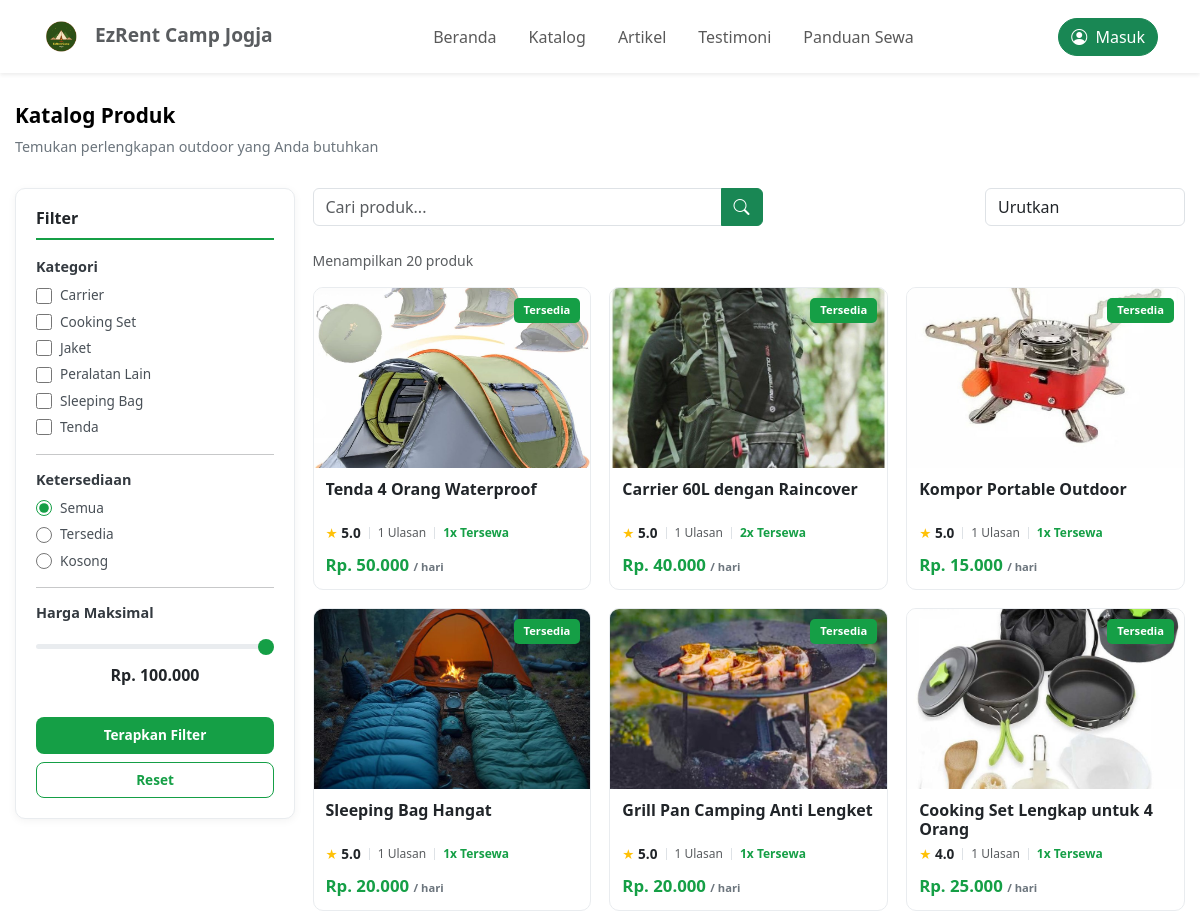
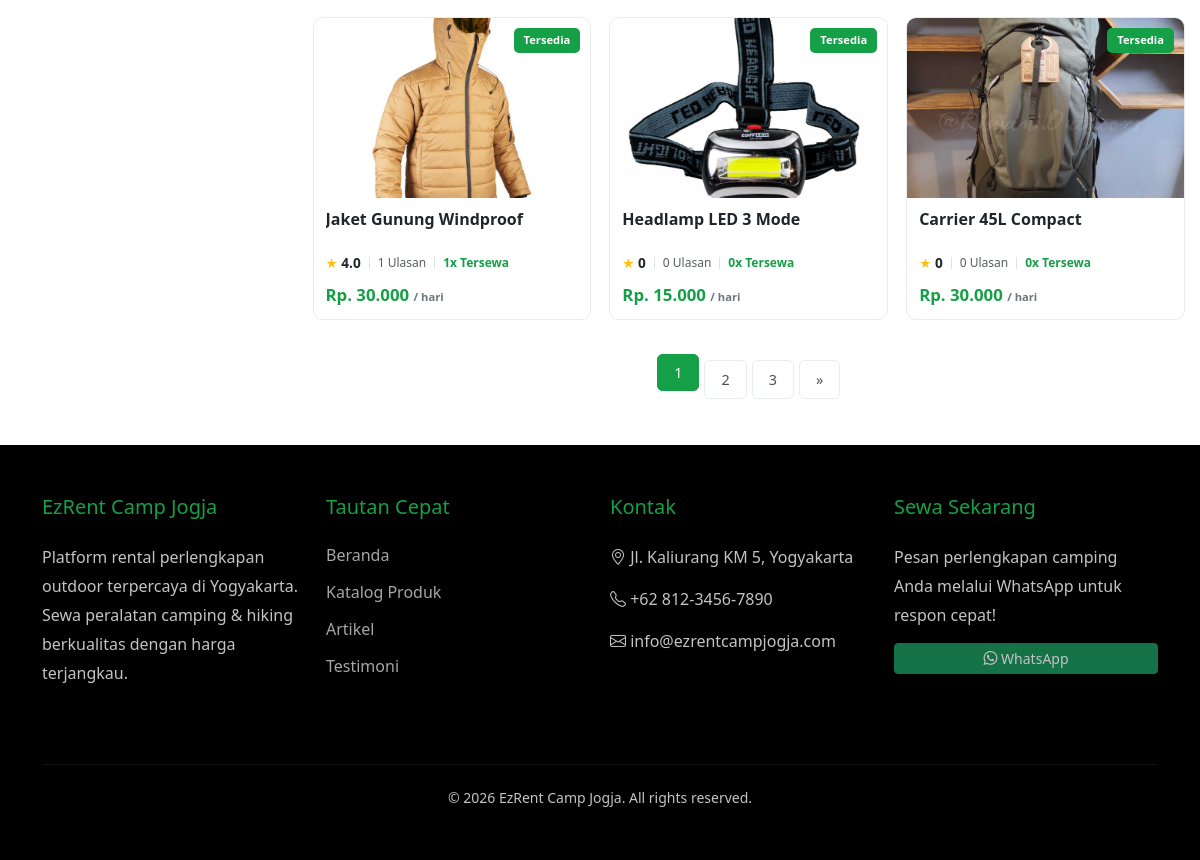
Page /index.php/katalog on the committed database (2 pictures, top to bottom).
### tables this page shows
CREATE TABLE `kategori` (
  `id_kategori` int(11) NOT NULL,
  `nama_kategori` varchar(50) DEFAULT NULL,
  `deskripsi` text DEFAULT NULL,
  `gambar` varchar(255) DEFAULT NULL,
  `status` varchar(20) DEFAULT NULL,
  `created_at` timestamp NOT NULL DEFAULT current_timestamp(),
  `updated_at` timestamp NOT NULL DEFAULT current_timestamp() ON UPDATE current_timestamp()
);

CREATE TABLE `produk` (
  `id_produk` int(11) NOT NULL,
  `id_kategori` int(11) DEFAULT NULL,
  `kode_produk` varchar(20) DEFAULT NULL,
  `nama_produk` varchar(100) DEFAULT NULL,
  `deskripsi` text DEFAULT NULL,
  `spesifikasi` text DEFAULT NULL,
  `harga` decimal(10,2) DEFAULT NULL,
  `stok` int(11) DEFAULT NULL,
  `stok_tersedia` int(11) DEFAULT NULL,
  `kondisi` varchar(20) DEFAULT NULL,
  `status` varchar(20) DEFAULT NULL,
  `rating` decimal(2,1) DEFAULT NULL,
  `jumlah_review` int(11) DEFAULT NULL,
  `jumlah_disewa` int(11) DEFAULT NULL,
  `is_recommended` tinyint(1) DEFAULT NULL,
  `created_at` timestamp NOT NULL DEFAULT current_timestamp(),
  `updated_at` timestamp NOT NULL DEFAULT current_timestamp() ON UPDATE current_timestamp()
);

### index.php (called while the page is built, shortened)
<?php
require_once BASEPATH.'core/CodeIgniter.php';

### application/models/Produk_model.php (called while the page is built, shortened)
<?php
class Produk_model extends CI_Model {
    public function get_all_kategori()
    {
        return $this->db
            ->select('id_kategori, nama_kategori')
            ->from('kategori')
            ->order_by('nama_kategori', 'ASC')
            ->get()
            ->result_array();
    }
private function _apply_filter($params)
{
    $this->db->from('produk p');
    $this->db->join('kategori k', 'p.id_kategori = k.id_kategori', 'left');
    $this->db->where('p.status', 'tersedia');
    $this->db->where('p.harga >=', $params['min_harga']);
    $this->db->where('p.harga <=', $params['max_harga']);
}
public function get_produk_katalog($params = [], $limit = null, $offset = null)
{
    $this->db->select('p.*, k.nama_kategori');
    $this->db->select('(SELECT IFNULL(AVG(r.rating), 0) FROM review r WHERE r.id_produk = p.id_produk AND r.status = "approved") as rating');
    $this->db->select('(SELECT COUNT(*) FROM review r WHERE r.id_produk = p.id_produk AND r.status = "approved") as jumlah_review');
    $this->db->select('(SELECT COUNT(*) FROM transaksi t WHERE t.id_produk = p.id_produk AND t.status = "selesai") as jumlah_disewa');
    if (!empty($params['sort'])) {
        switch ($params['sort']) {
            case 'harga_terendah': $this->db->order_by('p.harga', 'ASC'); break;
            case 'harga_tertinggi': $this->db->order_by('p.harga', 'DESC'); break;
            case 'rating_tertinggi': $this->db->order_by('p.rating', 'DESC'); break;
            default: $this->db->order_by('p.id_produk', 'DESC'); break;
        }
    } else {
        $this->db->order_by('p.rating', 'DESC');
    }
    if ($limit !== null) {
        $this->db->limit($limit, $offset);
    }
    $produk = $this->db->get()->result_array();
    return $produk;
}
    public function get_foto_utama($id_produk)
    {
        $this->db->select('nama_file');
        $this->db->where('id_produk', $id_produk);
        $this->db->order_by('id_foto', 'DESC');
        $this->db->limit(1);
        $result = $this->db->get('foto_produk')->row();
        return $result ? $result->nama_file : 'default.jpg';
    }
}

### application/views/katalog/index.php (the view, shortened to what this page needs)
<div class="container-katalog">
    <h3 class="page-title">Katalog Produk</h3>
    <p class="subtitle">Temukan perlengkapan outdoor yang Anda butuhkan</p>
    <form method="GET" action="<?= site_url('katalog') ?>" id="filterForm">
        <div class="row">
            <div class="col-lg-3">
                <div class="filter-sidebar">
                    <h3>Filter</h3>
                    <div class="filter-group">
                        <h4>Kategori</h4>
                        <?php if (isset($kategori_list)): foreach ($kategori_list as $kat): ?>
                            <label>
                                <input type="checkbox" name="kategori[]" value="<?= $kat['id_kategori'] ?>"
                                    <?= in_array($kat['id_kategori'], $current_filter['kategori'] ?? []) ? 'checked' : '' ?>
                                    onchange="this.form.submit()">
                                <?= html_escape($kat['nama_kategori']) ?>
                            </label>
                        <?php endforeach; endif; ?>
                    </div>
                    <hr>
                    <div class="filter-group">
                        <h4>Ketersediaan</h4>
                        <?php $curr_ket = $current_filter['ketersediaan'] ?? 'semua'; ?>
                        <label><input type="radio" name="ketersediaan" value="semua" <?= $curr_ket == 'semua' ? 'checked' : '' ?> onchange="this.form.submit()"> Semua</label>
                        <label><input type="radio" name="ketersediaan" value="tersedia" <?= $curr_ket == 'tersedia' ? 'checked' : '' ?> onchange="this.form.submit()"> Tersedia</label>
                        <label><input type="radio" name="ketersediaan" value="kosong" <?= $curr_ket == 'kosong' ? 'checked' : '' ?> onchange="this.form.submit()"> Kosong</label>
                    </div>
                    <hr>
                    <div class="filter-group">
                        <h4>Harga Maksimal</h4>
                        <input type="range" id="harga_range_slider" name="max_harga" class="range-slider-custom"
                               min="0" max="100000" step="1000"
                               value="<?= html_escape($current_filter['max_harga'] ?? 100000) ?>"
                               oninput="updateHargaDisplay(this.value, 'harga_val_display')">
                        <div class="text-center mt-2">
                            <strong id="harga_val_display">Rp. <?= number_format($current_filter['max_harga'] ?? 100000, 0, ',', '.') ?></strong>
                        </div>
                    </div>
                    <div class="filter-actions">
                        <button type="submit" class="apply-filter-btn">Terapkan Filter</button>
                        <a href="<?= site_url('katalog') ?>" class="reset-filter-btn">Reset</a>
                    </div>
                </div>
            </div>
           <div class="col-lg-9">
    <div class="d-flex justify-content-between align-items-center mb-4" style="gap:10px; flex-wrap: wrap;">
        <div style="flex-grow: 1; max-width: 450px;">
            <form action="<?= base_url('katalog') ?>" method="GET">
                <div class="input-group">
                    <input type="text" name="cari" class="form-control" placeholder="Cari produk..."
                           value="<?= html_escape($current_filter['cari'] ?? '') ?>" autocomplete="off">
                    <button class="btn btn-success" type="submit">
                        <i class="bi bi-search"></i> <span class="d-none d-sm-inline"></span>
                    </button>
                </div>
            </form>
        </div>
                    <select name="sort" class="form-control" style="width: 200px;" onchange="this.form.submit()">
                        <option value="">Urutkan</option>
                    </select>
                </div>
                <p class="text-muted small">Menampilkan <?= $jumlah_produk ?? 0 ?> produk</p>
                <div class="product-grid">
                <?php if (!empty($produk_list)): foreach ($produk_list as $p): ?>
                    <?php
                        $foto = !empty($p['foto_utama']) ? $p['foto_utama'] : 'default.jpg';
                        $sisa_stok = isset($p['stok_tersedia']) ? $p['stok_tersedia'] : ($p['stok'] ?? 0);
                    ?>
                    <a href="<?= site_url('produk/detail/'.$p['id_produk']) ?>" class="product-card">
                        <div class="product-image">
                            <span class="<?= $sisa_stok > 0 ? 'label-recommended' : 'label-discount' ?>">
                                <?= $sisa_stok > 0 ? 'Tersedia' : 'Habis' ?>
                            </span>
                            <img src="<?= base_url('assets/img/produk/'.$foto) ?>?v=<?= time(); ?>"
                                 alt="<?= html_escape($p['nama_produk']) ?>"
                                 style="width: 100%; height: 100%; object-fit: cover;"
                                 onerror="this.onerror=null;this.src='<?= base_url('assets/img/produk/default.jpg') ?>';">
                        </div>
                        <div class="product-info">
                            <h6 style="font-weight: 700; margin-bottom: 5px; height: 2.4em; overflow: hidden;">
                                <?= html_escape($p['nama_produk']) ?>
                            </h6>
                            <div class="d-flex align-items-center mb-2" style="gap: 8px;">
                                <div style="font-size: 0.85rem;">
                                    <span style="color:#ffc107">★</span>
                                    <strong><?= ($p['rating'] > 0) ? number_format($p['rating'], 1) : '0' ?></strong>
                                </div>
                                <div class="text-muted" style="font-size: 0.75rem;">
                                    <?= $p['jumlah_review'] ?> Ulasan
                                </div>
                                <div style="font-size: 0.75rem; color: #159f46; font-weight: 600;">
                                    <?= $p['jumlah_disewa'] ?>x Tersewa
                                </div>
                            </div>
                            <p class="product-price" style="margin-bottom: 0;">
                                Rp. <?= number_format($p['harga'], 0, ',', '.') ?>
                                <small style="font-size: 0.7rem; color: #6c757d;">/ hari</small>
                            </p>
                        </div>
                    </a>
                <?php endforeach; endif; ?>
            </div>
                <div class="pagination-container">
                <?php echo $pagination_links; ?>
            </div>
            </div>
        </div>
    </form>
</div>

### assets/css/ezrentcamp.css (style rules this page uses)
* { margin: 0; padding: 0; box-sizing: border-box; }
body { font-family: 'Segoe UI', Tahoma, Geneva, Verdana, sans-serif; }
.container-katalog { padding: 50px 15px; }
.container-katalog .page-title { font-size: 2.5rem; font-weight: 700; color: #159f46; margin-bottom: 0.5rem; }
.container-katalog .subtitle { color: #6c757d; margin-bottom: 30px; }
.filter-sidebar { width: 280px; min-width: 280px; padding: 20px; border: 1px solid #e9ecef; border-radius: 10px; background-color: #fff; box-shadow: 0 4px 10px rgba(0,0,0,0.05); }
.filter-sidebar h3 { border-bottom: 2px solid #159f46; padding-bottom: 10px; margin-bottom: 20px; font-size: 1.5rem; }
.filter-group { margin-bottom: 25px; }
.filter-group h4 { font-size: 1.1rem; font-weight: 600; color: #343a40; margin-bottom: 10px; }
.filter-group label { display: block; font-weight: normal; font-size: 0.95rem; cursor: pointer; }
.filter-group input[type="checkbox"] { margin-right: 5px; }
.filter-actions { margin-top: 30px; }
.apply-filter-btn { width: 100%; padding: 10px; border: none; border-radius: 5px; background-color: #159f46; color: white; font-weight: 600; cursor: pointer; margin-bottom: 10px; }
.reset-filter-btn { display: block; width: 100%; text-align: center; text-decoration: none; color: #6c757d; font-size: 0.9rem; }
.product-grid { display: grid; grid-template-columns: repeat(auto-fit, minmax(250px, 1fr)); gap: 20px; }

### application/views/katalog/index.php (style rules this page uses)
.container-katalog { padding: 30px 15px; max-width: 1200px; margin: auto; }
.page-title { font-size: 1.3rem !important; font-weight: 700; color: #000 !important; margin-bottom: 0.25rem; }
.subtitle { color: #6c757d; margin-bottom: 30px; font-size: 0.9rem; }
.row { display: flex; flex-wrap: wrap; margin-right: -10px; margin-left: -10px; }
.row > div { padding-right: 10px; padding-left: 10px; }
.col-lg-3 { flex: 0 0 auto; width: 25%; }
.col-lg-9 { flex: 0 0 auto; width: 75%; }
.filter-sidebar { padding: 20px; border: 1px solid #e9ecef; border-radius: 10px; background-color: #fff; box-shadow: 0 2px 8px rgba(0,0,0,0.05); }
.filter-sidebar h3 { font-size: 1rem; font-weight: 700; margin-bottom: 18px; }
.filter-group { margin-bottom: 12px; }
.filter-group h4 { font-size: 0.9rem; font-weight: 700; margin-bottom: 10px; }
.filter-group label { display: flex; align-items: center; font-size: 0.85rem; cursor: pointer; margin-bottom: 6px; color: #495057; }
.filter-group input[type="checkbox"], .filter-group input[type="radio"] { margin-right: 8px; accent-color: #159f46; width: 16px; height: 16px; }
.range-slider-custom { width: 100%; margin: 12px 0 5px; -webkit-appearance: none; height: 5px; background: #e9ecef; border-radius: 5px; outline: none; }
.apply-filter-btn { width: 100%; padding: 8px; border: none; border-radius: 8px; background-color: #159f46; color: white; font-weight: 600; cursor: pointer; margin-bottom: 8px; font-size: 0.85rem; }
.reset-filter-btn { display: block; width: 100%; text-align: center; text-decoration: none; color: #159f46; font-size: 0.85rem; padding: 7px 0; border-radius: 8px; border: 1px solid #159f46; font-weight: 600; }
.product-grid { display: grid; grid-template-columns: repeat(3, 1fr); gap: 18px; }
.product-card { border-radius: 10px; overflow: hidden; transition: all 0.3s; border: 1px solid #e9ecef; display: flex; flex-direction: column; text-decoration: none; color: #212529; background: white; }
.product-image { position: relative; height: 180px; overflow: hidden; }
.product-image img { width: 100%; height: 100%; object-fit: cover; }
.product-info { padding: 12px; flex-grow: 1; }
.product-price { color: #159f46; font-weight: 700; font-size: 1.05rem; }
.label-recommended { position: absolute; top: 10px; right: 10px; padding: 4px 10px; border-radius: 5px; font-size: 0.7rem; font-weight: 700; color: white; background: #159f46; z-index: 10; }
.pagination-container { margin-top: 40px; display: flex; justify-content: center; }
.pagination li a, .pagination li span { padding: 8px 16px; border: 1px solid #e9ecef; border-radius: 6px; text-decoration: none; color: #495057; font-size: 0.9rem; transition: all 0.3s; }

### rows in the picture
kategori: nama_kategori "Carrier"
kategori: nama_kategori "Cooking Set"
kategori: nama_kategori "Jaket"
kategori: nama_kategori "Peralatan Lain"
kategori: nama_kategori "Sleeping Bag"
kategori: nama_kategori "Tenda"
produk: stok_tersedia "Tersedia", shows a picture, nama_produk "Tenda 4 Orang Waterproof", rating "5.0", jumlah_review "1", jumlah_disewa "1", harga "50.000"
produk: stok_tersedia "Tersedia", shows a picture, nama_produk "Carrier 60L dengan Raincover", rating "5.0", jumlah_review "1", jumlah_disewa "2", harga "40.000"
produk: stok_tersedia "Tersedia", shows a picture, nama_produk "Kompor Portable Outdoor", rating "5.0", jumlah_review "1", jumlah_disewa "1", harga "15.000"
produk: stok_tersedia "Tersedia", shows a picture, nama_produk "Sleeping Bag Hangat", rating "5.0", jumlah_review "1", jumlah_disewa "1", harga "20.000"
produk: stok_tersedia "Tersedia", shows a picture, nama_produk "Grill Pan Camping Anti Lengket", rating "5.0", jumlah_review "1", jumlah_disewa "1", harga "20.000"
produk: stok_tersedia "Tersedia", shows a picture, nama_produk "Cooking Set Lengkap untuk 4 Orang", rating "4.0", jumlah_review "1", jumlah_disewa "1", harga "25.000"
produk: stok_tersedia "Tersedia", shows a picture, nama_produk "Jaket Gunung Windproof", rating "4.0", jumlah_review "1", jumlah_disewa "1", harga "30.000"
produk: stok_tersedia "Tersedia", shows a picture, nama_produk "Headlamp LED 3 Mode", shows "0", jumlah_review "0", jumlah_disewa "0", harga "15.000"
produk: stok_tersedia "Tersedia", shows a picture, nama_produk "Carrier 45L Compact", shows "0", jumlah_review "0", jumlah_disewa "0", harga "30.000"

### other values in the picture
$current_filter['max_harga'] "100.000"
$jumlah_produk "20"
$pagination_links "1 2 3 »"
